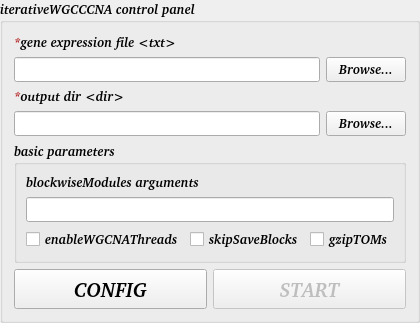
          <widget class="QGroupBox" name="Basic">
           <property name="font">
            <font>
             <family>Arial [TMC ]</family>
             <pointsize>10</pointsize>
             <weight>75</weight>
             <italic>true</italic>
             <bold>true</bold>
            </font>
           </property>
           <property name="title">
            <string>iterativeWGCCCNA control panel</string>
           </property>
           <layout class="QVBoxLayout" name="verticalLayout_7">
            <item>
             <layout class="QVBoxLayout" name="verticalLayout_basic_opt">
              <item>
               <layout class="QVBoxLayout" name="verticalLayout_basic_2">
                <item>
                 <widget class="QLabel" name="label_input">
                  <property name="font">
                   <font>
                    <family>Arial [TMC ]</family>
                    <pointsize>10</pointsize>
                    <weight>75</weight>
                    <italic>true</italic>
                    <bold>true</bold>
                   </font>
                  </property>
                  <property name="text">
                   <string>&lt;html&gt;&lt;head/&gt;&lt;body&gt;&lt;p&gt;&lt;span style=&quot; color:#aa0000;&quot;&gt;*&lt;/span&gt;&lt;span style=&quot; color:#000000;&quot;&gt;gene expression file&lt;/span&gt; &amp;lt;txt&amp;gt;&lt;/p&gt;&lt;/body&gt;&lt;/html&gt;</string>
                  </property>
                 </widget>
                </item>
                <item>
                 <layout class="QHBoxLayout" name="horizontalLayout_input">
                  <item>
                   <widget class="QLineEdit" name="line_exp">
                    <property name="font">
                     <font>
                      <family>Arial [TMC ]</family>
                      <pointsize>10</pointsize>
                      <weight>75</weight>
                      <italic>true</italic>
                      <bold>true</bold>
                     </font>
                    </property>
                    <property name="toolTip">
                     <string>&lt;!DOCTYPE HTML PUBLIC &quot;-//W3C//DTD HTML 4.0//EN&quot; &quot;http://www.w3.org/TR/REC-html40/strict.dtd&quot;&gt;
&lt;html&gt;&lt;head&gt;&lt;meta name=&quot;qrichtext&quot; content=&quot;1&quot; /&gt;&lt;style type=&quot;text/css&quot;&gt;
p, li { white-space: pre-wrap; }
&lt;/style&gt;&lt;/head&gt;&lt;body style=&quot; font-family:'Arial [TMC ]'; font-size:10pt; font-weight:600; font-style:italic;&quot;&gt;
&lt;p style=&quot; margin-top:12px; margin-bottom:12px; margin-left:0px; margin-right:0px; -qt-block-indent:0; text-indent:0px;&quot;&gt;&lt;span style=&quot; font-weight:400;&quot;&gt;samples &amp;lt;bam&amp;gt; &lt;/span&gt;&lt;span style=&quot; font-weight:400; text-decoration: underline; color:#aa0000;&quot;&gt;not &lt;/span&gt;&lt;span style=&quot; font-weight:400;&quot;&gt;treated with the carbodiimide N-cyclohexyl-N0-(2 morpholinoethyl)carbodiimide methop-toluenesulfonate (CMC) or other chemical.&lt;/span&gt;&lt;/p&gt;&lt;/body&gt;&lt;/html&gt;</string>
                    </property>
                    <property name="text">
                     <string/>
                    </property>
                   </widget>
                  </item>
                  <item>
                   <widget class="QPushButton" name="browse_exp">
                    <property name="font">
                     <font>
                      <family>Arial [TMC ]</family>
                      <pointsize>10</pointsize>
                      <weight>75</weight>
                      <italic>true</italic>
                      <bold>true</bold>
                     </font>
                    </property>
                    <property name="toolTip">
                     <string>&lt;!DOCTYPE HTML PUBLIC &quot;-//W3C//DTD HTML 4.0//EN&quot; &quot;http://www.w3.org/TR/REC-html40/strict.dtd&quot;&gt;
&lt;html&gt;&lt;head&gt;&lt;meta name=&quot;qrichtext&quot; content=&quot;1&quot; /&gt;&lt;style type=&quot;text/css&quot;&gt;
p, li { white-space: pre-wrap; }
&lt;/style&gt;&lt;/head&gt;&lt;body style=&quot; font-family:'Arial [TMC ]'; font-size:10pt; font-weight:600; font-style:italic;&quot;&gt;
&lt;p style=&quot; margin-top:12px; margin-bottom:12px; margin-left:0px; margin-right:0px; -qt-block-indent:0; text-indent:0px;&quot;&gt;&lt;span style=&quot; font-weight:400;&quot;&gt;browse input file in bam format&lt;/span&gt;&lt;/p&gt;&lt;/body&gt;&lt;/html&gt;</string>
                    </property>
                    <property name="text">
                     <string>Browse...</string>
                    </property>
                   </widget>
                  </item>
                 </layout>
                </item>
                <item>
                 <widget class="QLabel" name="label_treatment">
                  <property name="font">
                   <font>
                    <family>Arial [TMC ]</family>
                    <pointsize>10</pointsize>
                    <weight>75</weight>
                    <italic>true</italic>
                    <bold>true</bold>
                   </font>
                  </property>
                  <property name="text">
                   <string>&lt;html&gt;&lt;head/&gt;&lt;body&gt;&lt;p&gt;&lt;span style=&quot; color:#aa0000;&quot;&gt;*&lt;/span&gt;&lt;span style=&quot; color:#000000;&quot;&gt;output dir &lt;/span&gt;&amp;lt;dir&amp;gt;&lt;/p&gt;&lt;/body&gt;&lt;/html&gt;</string>
                  </property>
                 </widget>
                </item>
                <item>
                 <layout class="QHBoxLayout" name="horizontalLayout_treatment">
                  <item>
                   <widget class="QLineEdit" name="line_work_dir">
                    <property name="font">
                     <font>
                      <family>Arial [TMC ]</family>
                      <pointsize>10</pointsize>
                      <weight>75</weight>
                      <italic>true</italic>
                      <bold>true</bold>
                     </font>
                    </property>
                    <property name="toolTip">
                     <string>&lt;!DOCTYPE HTML PUBLIC &quot;-//W3C//DTD HTML 4.0//EN&quot; &quot;http://www.w3.org/TR/REC-html40/strict.dtd&quot;&gt;
&lt;html&gt;&lt;head&gt;&lt;meta name=&quot;qrichtext&quot; content=&quot;1&quot; /&gt;&lt;style type=&quot;text/css&quot;&gt;
p, li { white-space: pre-wrap; }
&lt;/style&gt;&lt;/head&gt;&lt;body style=&quot; font-family:'Arial [TMC ]'; font-size:10pt; font-weight:600; font-style:italic;&quot;&gt;
&lt;p style=&quot; margin-top:12px; margin-bottom:12px; margin-left:0px; margin-right:0px; -qt-block-indent:0; text-indent:0px;&quot;&gt;&lt;span style=&quot; font-weight:400;&quot;&gt;samples &amp;lt;bam&amp;gt; treated with the carbodiimide N-cyclohexyl-N0-(2 morpholinoethyl)carbodiimide methop-toluenesulfonate (CMC) or other chemical.&lt;/span&gt;&lt;/p&gt;&lt;/body&gt;&lt;/html&gt;</string>
                    </property>
                    <property name="text">
                     <string/>
                    </property>
                   </widget>
                  </item>
                  <item>
                   <widget class="QPushButton" name="browse_work_dir">
                    <property name="font">
                     <font>
                      <family>Arial [TMC ]</family>
                      <pointsize>10</pointsize>
                      <weight>75</weight>
                      <italic>true</italic>
                      <bold>true</bold>
                     </font>
                    </property>
                    <property name="toolTip">
                     <string>&lt;!DOCTYPE HTML PUBLIC &quot;-//W3C//DTD HTML 4.0//EN&quot; &quot;http://www.w3.org/TR/REC-html40/strict.dtd&quot;&gt;
&lt;html&gt;&lt;head&gt;&lt;meta name=&quot;qrichtext&quot; content=&quot;1&quot; /&gt;&lt;style type=&quot;text/css&quot;&gt;
p, li { white-space: pre-wrap; }
&lt;/style&gt;&lt;/head&gt;&lt;body style=&quot; font-family:'Arial [TMC ]'; font-size:10pt; font-weight:600; font-style:italic;&quot;&gt;
&lt;p style=&quot; margin-top:12px; margin-bottom:12px; margin-left:0px; margin-right:0px; -qt-block-indent:0; text-indent:0px;&quot;&gt;&lt;span style=&quot; font-weight:400;&quot;&gt;browse treatment file in bam format&lt;/span&gt;&lt;/p&gt;&lt;/body&gt;&lt;/html&gt;</string>
                    </property>
                    <property name="text">
                     <string>Browse...</string>
                    </property>
                   </widget>
                  </item>
                 </layout>
                </item>
                <item>
                 <widget class="QGroupBox" name="groupBox">
                  <property name="title">
                   <string>basic parameters</string>
                  </property>
                  <layout class="QGridLayout" name="gridLayout_3">
                   <item row="2" column="0">
                    <layout class="QGridLayout" name="gridLayout_2">
                     <item row="0" column="0">
                      <widget class="QCheckBox" name="checkBox_enableWGCNAThreads">
                       <property name="text">
                        <string>enableWGCNAThreads</string>
                       </property>
                      </widget>
                     </item>
                     <item row="0" column="1">
                      <widget class="QCheckBox" name="checkBox_skipSaveBlocks">
                       <property name="text">
                        <string>skipSaveBlocks</string>
                       </property>
                      </widget>
                     </item>
                     <item row="0" column="2">
                      <widget class="QCheckBox" name="checkBox_gzipTOMs">
                       <property name="text">
                        <string>gzipTOMs</string>
                       </property>
                      </widget>
                     </item>
                    </layout>
                   </item>
                   <item row="1" column="0">
                    <widget class="QLineEdit" name="line_blockwiseModules_para"/>
                   </item>
                   <item row="0" column="0">
                    <widget class="QLabel" name="label">
                     <property name="text">
                      <string>blockwiseModules arguments</string>
                     </property>
                    </widget>
                   </item>
                  </layout>
                 </widget>
                </item>
                <item>
                 <layout class="QHBoxLayout" name="horizontalLayout">
                  <item>
                   <widget class="QPushButton" name="config">
                    <property name="minimumSize">
                     <size>
                      <width>0</width>
                      <height>40</height>
                     </size>
                    </property>
                    <property name="font">
                     <font>
                      <family>Arial [TMC ]</family>
                      <pointsize>15</pointsize>
                      <weight>75</weight>
                      <italic>true</italic>
                      <bold>true</bold>
                     </font>
                    </property>
                    <property name="toolTip">
                     <string>&lt;!DOCTYPE HTML PUBLIC &quot;-//W3C//DTD HTML 4.0//EN&quot; &quot;http://www.w3.org/TR/REC-html40/strict.dtd&quot;&gt;
&lt;html&gt;&lt;head&gt;&lt;meta name=&quot;qrichtext&quot; content=&quot;1&quot; /&gt;&lt;style type=&quot;text/css&quot;&gt;
p, li { white-space: pre-wrap; }
&lt;/style&gt;&lt;/head&gt;&lt;body style=&quot; font-family:'Arial [TMC ]'; font-size:15pt; font-weight:600; font-style:italic;&quot;&gt;
&lt;p style=&quot; margin-top:12px; margin-bottom:12px; margin-left:0px; margin-right:0px; -qt-block-indent:0; text-indent:0px;&quot;&gt;&lt;span style=&quot; font-size:10pt; font-weight:400;&quot;&gt;get rtsSeeker arguments from rtsSeeker_config.txt&lt;/span&gt;&lt;/p&gt;&lt;/body&gt;&lt;/html&gt;</string>
                    </property>
                    <property name="text">
                     <string>CONFIG</string>
                    </property>
                   </widget>
                  </item>
                  <item>
                   <widget class="QPushButton" name="start">
                    <property name="enabled">
                     <bool>false</bool>
                    </property>
                    <property name="minimumSize">
                     <size>
                      <width>0</width>
                      <height>40</height>
                     </size>
                    </property>
                    <property name="font">
                     <font>
                      <family>Arial [TMC ]</family>
                      <pointsize>15</pointsize>
                      <weight>75</weight>
                      <italic>true</italic>
                      <bold>true</bold>
                     </font>
                    </property>
                    <property name="toolTip">
                     <string>&lt;!DOCTYPE HTML PUBLIC &quot;-//W3C//DTD HTML 4.0//EN&quot; &quot;http://www.w3.org/TR/REC-html40/strict.dtd&quot;&gt;
&lt;html&gt;&lt;head&gt;&lt;meta name=&quot;qrichtext&quot; content=&quot;1&quot; /&gt;&lt;style type=&quot;text/css&quot;&gt;
p, li { white-space: pre-wrap; }
&lt;/style&gt;&lt;/head&gt;&lt;body style=&quot; font-family:'Arial [TMC ]'; font-size:15pt; font-weight:600; font-style:italic;&quot;&gt;
&lt;p style=&quot; margin-top:12px; margin-bottom:12px; margin-left:0px; margin-right:0px; -qt-block-indent:0; text-indent:0px;&quot;&gt;&lt;span style=&quot; font-size:10pt; font-weight:400;&quot;&gt;start running rtsSeeker&lt;/span&gt;&lt;/p&gt;&lt;/body&gt;&lt;/html&gt;</string>
                    </property>
                    <property name="text">
                     <string>START</string>
                    </property>
                   </widget>
                  </item>
                 </layout>
                </item>
               </layout>
              </item>
             </layout>
            </item>
           </layout>
          </widget>
